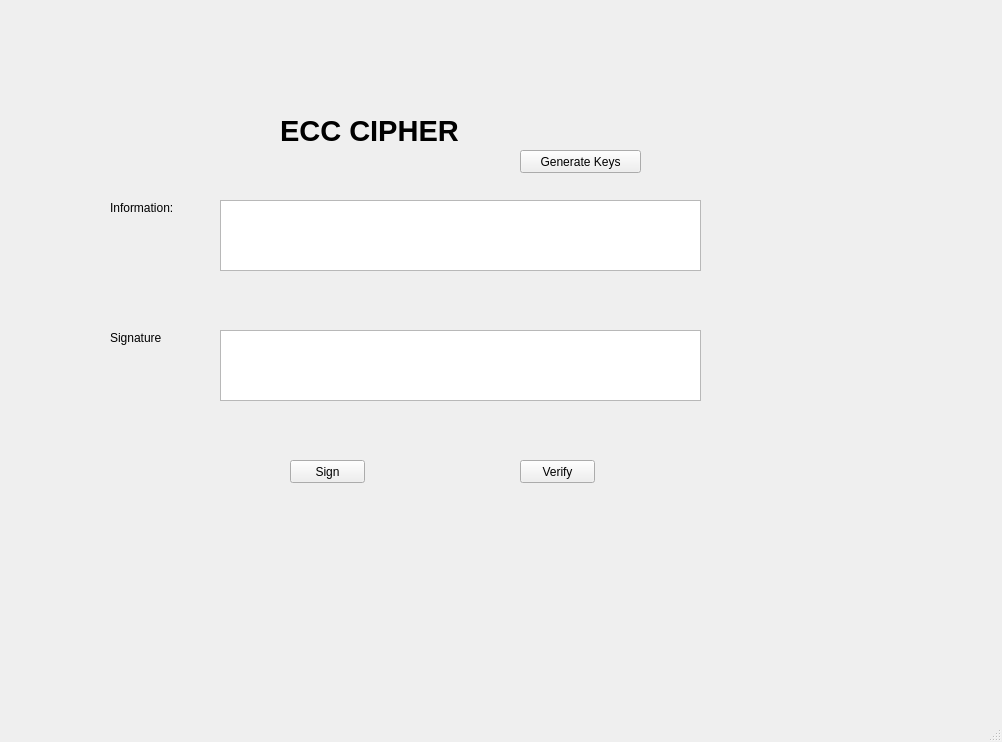
<?xml version="1.0" encoding="UTF-8"?>
<ui version="4.0">
 <class>MainWindow</class>
 <widget class="QMainWindow" name="MainWindow">
  <property name="geometry">
   <rect>
    <x>0</x>
    <y>0</y>
    <width>1002</width>
    <height>742</height>
   </rect>
  </property>
  <property name="windowTitle">
   <string>MainWindow</string>
  </property>
  <widget class="QWidget" name="centralwidget">
   <widget class="QLabel" name="label">
    <property name="geometry">
     <rect>
      <x>280</x>
      <y>110</y>
      <width>181</width>
      <height>41</height>
     </rect>
    </property>
    <property name="font">
     <font>
      <pointsize>22</pointsize>
      <weight>75</weight>
      <bold>true</bold>
     </font>
    </property>
    <property name="text">
     <string>ECC CIPHER</string>
    </property>
   </widget>
   <widget class="QPlainTextEdit" name="plainTextEdit">
    <property name="geometry">
     <rect>
      <x>220</x>
      <y>200</y>
      <width>481</width>
      <height>71</height>
     </rect>
    </property>
   </widget>
   <widget class="QPlainTextEdit" name="plainTextEdit_2">
    <property name="geometry">
     <rect>
      <x>220</x>
      <y>330</y>
      <width>481</width>
      <height>71</height>
     </rect>
    </property>
   </widget>
   <widget class="QPushButton" name="btn_gen_keys">
    <property name="geometry">
     <rect>
      <x>520</x>
      <y>150</y>
      <width>121</width>
      <height>23</height>
     </rect>
    </property>
    <property name="text">
     <string>Generate Keys</string>
    </property>
   </widget>
   <widget class="QPushButton" name="btn_sign">
    <property name="geometry">
     <rect>
      <x>290</x>
      <y>460</y>
      <width>75</width>
      <height>23</height>
     </rect>
    </property>
    <property name="text">
     <string>Sign</string>
    </property>
   </widget>
   <widget class="QPushButton" name="btn_verify">
    <property name="geometry">
     <rect>
      <x>520</x>
      <y>460</y>
      <width>75</width>
      <height>23</height>
     </rect>
    </property>
    <property name="text">
     <string>Verify</string>
    </property>
   </widget>
   <widget class="QLabel" name="label_2">
    <property name="geometry">
     <rect>
      <x>110</x>
      <y>200</y>
      <width>81</width>
      <height>16</height>
     </rect>
    </property>
    <property name="text">
     <string>Information:</string>
    </property>
   </widget>
   <widget class="QLabel" name="yyg">
    <property name="geometry">
     <rect>
      <x>110</x>
      <y>330</y>
      <width>51</width>
      <height>16</height>
     </rect>
    </property>
    <property name="text">
     <string>Signature:</string>
    </property>
   </widget>
  </widget>
  <widget class="QMenuBar" name="menubar">
   <property name="geometry">
    <rect>
     <x>0</x>
     <y>0</y>
     <width>1002</width>
     <height>21</height>
    </rect>
   </property>
  </widget>
  <widget class="QStatusBar" name="statusbar"/>
 </widget>
 <resources/>
 <connections/>
</ui>
